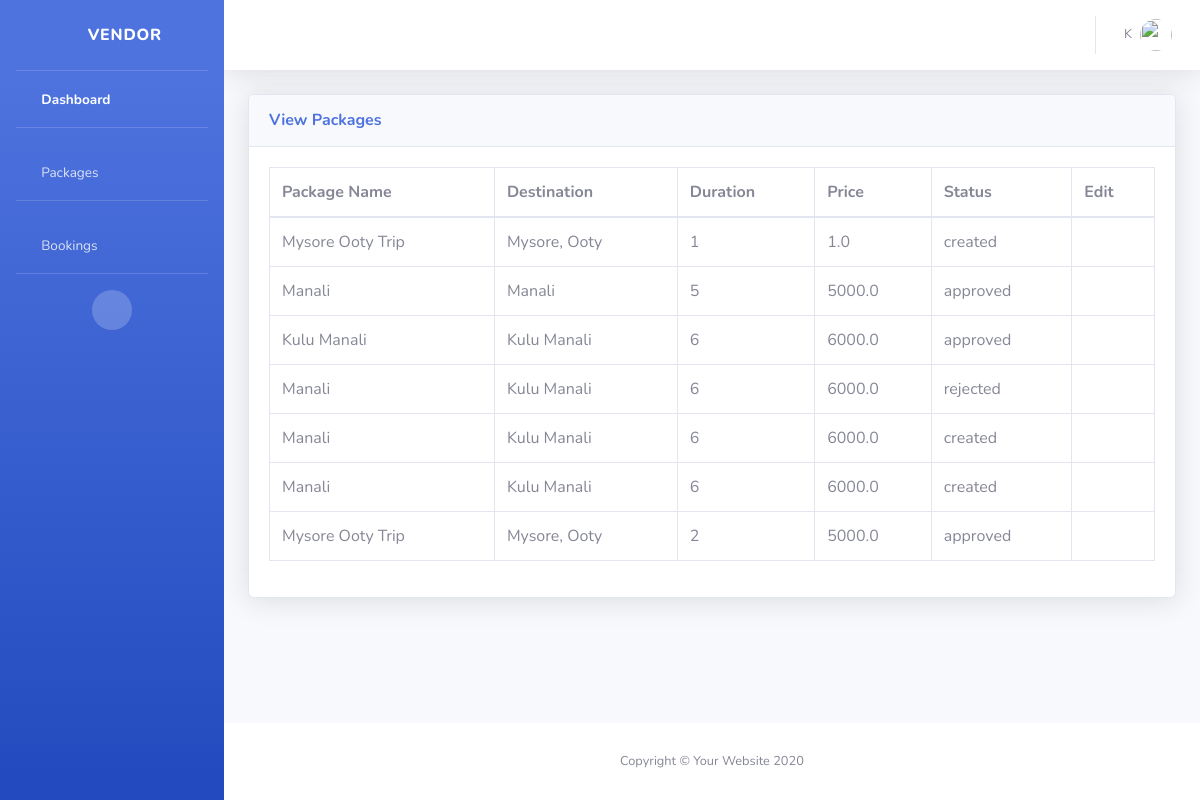
The page /view_package/ (signed in) on the database its author committed.
### vendor/models.py (models this page shows)
class package_table(models.Model):
    package_name=models.CharField(max_length=100)
    destination=models.CharField(max_length=100)
    duration=models.CharField(max_length=50)
    price=models.FloatField()
    created_at=models.DateTimeField()
    updated_at=models.DateTimeField()
    description=models.CharField( max_length=150)
    start_date=models.DateField()
    end_date=models.DateField()
    images=models.ImageField(upload_to='images/')
    status=models.CharField(max_length=20)
    vendor_id=models.ForeignKey(register_table,on_delete=models.SET_DEFAULT,default=1)
    class Meta:
        db_table="packages"

### vendor/views.py (the view)
# urls.py: path('view_package/',views.package_view),
def package_view(request):
    package_data = package_table.objects.filter(vendor_id=request.session['userid'])
    return render(request,'view_packages.html',{'pdata':package_data})

### vendor/templates/view_packages.html (shortened to what this page needs)
<!DOCTYPE html>
<html lang="en">
{% load static %}
<head>
    <link href="{% static 'vendor/fontawesome-free/css/all.min.css' %}" rel="stylesheet" type="text/css">
    <link href="{% static 'css/sb-admin-2.min.css' %}" rel="stylesheet">
</head>
<body id="page-top">
    <div id="wrapper">
        <ul class="navbar-nav bg-gradient-primary sidebar sidebar-dark accordion" id="accordionSidebar">
            <a class="sidebar-brand d-flex align-items-center justify-content-center" href="">
                <div class="sidebar-brand-icon rotate-n-15">
                    <i class="fas fa-laugh-wink"></i>
                </div>
                <div class="sidebar-brand-text mx-3">Vendor</div>
            </a>
            <hr class="sidebar-divider my-0">
            <li class="nav-item active">
                <a class="nav-link" href="/vendor_index/">
                    <i class="fas fa-fw fa-tachometer-alt"></i>
                    <span>Dashboard</span></a>
            </li>
            <hr class="sidebar-divider">
            <li class="nav-item">
                <a class="nav-link collapsed" href="#" data-toggle="collapse" data-target="#collapseTwo"
                    aria-expanded="true" aria-controls="collapseTwo">
                    <i class="fas fa-fw fa-cog"></i>
                    <span>Packages</span>
                </a>
            </li>
            <hr class="sidebar-divider">
            <li class="nav-item">
                <a class="nav-link" href="/bookings/">
                    <i class="fas fa-fw fa-table"></i>
                    <span>Bookings</span></a>
            </li>
            <hr class="sidebar-divider d-none d-md-block">
            <div class="text-center d-none d-md-inline">
                <button class="rounded-circle border-0" id="sidebarToggle"></button>
            </div>
        </ul>
        <div id="content-wrapper" class="d-flex flex-column">
            <div id="content">
                <nav class="navbar navbar-expand navbar-light bg-white topbar mb-4 static-top shadow">
                    <ul class="navbar-nav ml-auto">
                        <li class="nav-item dropdown no-arrow">
                            <a class="nav-link dropdown-toggle" href="#" id="userDropdown" role="button"
                                data-toggle="dropdown" aria-haspopup="true" aria-expanded="false">
                                <span class="mr-2 d-none d-lg-inline text-gray-600 small">{{request.session.name}}</span>
                                <img class="img-profile rounded-circle"
                                    src="{% static 'img/undraw_profile.svg' %}">
                            </a>
                        </li>
                    </ul>
                </nav>
                <div class="container-fluid">
                    <div class="card shadow mb-4">
                        <div class="card-header py-3">
                            <h6 class="m-0 font-weight-bold text-primary">View Packages</h6>
                        </div>
                        <div class="card-body">
                            <div class="table-responsive">
                                <table class="table table-bordered" id="dataTable" width="100%" cellspacing="0">
                                    <thead>
                                        <tr>
                                            <th>Package Name</th>
                                            <th>Destination</th>
                                            <th>Duration</th>
                                            <th>Price</th>
                                            <th>Status</th>
                                            <th>Edit</th>
                                        </tr>
                                    </thead>
                                    <tbody>
                                        {% for data in pdata %}
                                        <tr>
                                            <td>{{data.package_name}}</td>
                                            <td>{{data.destination}}</td>
                                            <td>{{data.duration}}</td>
                                            <td>{{data.price}}</td>
                                            <td>{{data.status}}</td>
                                            <td><a href="/edit_package/{{data.id}}"><i class="fas fa-edit"></i></a></td>
                                        </tr>
                                        {% endfor %}
                                    </tbody>
                                </table>
                            </div>
                        </div>
                    </div>
                </div>
            </div>
            <footer class="sticky-footer bg-white">
                <div class="container my-auto">
                    <div class="copyright text-center my-auto">
                        <span>Copyright &copy; Your Website 2020</span>
                    </div>
                </div>
            </footer>
        </div>
    </div>
</body>
</html>

### rows shown on the page
package_table: package_name "Mysore Ooty Trip", destination "Mysore, Ooty", duration "1", price "1.0", status "created"
package_table: package_name "Manali", destination "Manali", duration "5", price "5000.0", status "approved"
package_table: package_name "Kulu Manali", destination "Kulu Manali", duration "6", price "6000.0", status "approved"
package_table: package_name "Manali", destination "Kulu Manali", duration "6", price "6000.0", status "rejected"
package_table: package_name "Manali", destination "Kulu Manali", duration "6", price "6000.0", status "created"
package_table: package_name "Manali", destination "Kulu Manali", duration "6", price "6000.0", status "created"
package_table: package_name "Mysore Ooty Trip", destination "Mysore, Ooty", duration "2", price "5000.0", status "approved"

### other values the page prints
{{ request.session.name }} "K"
